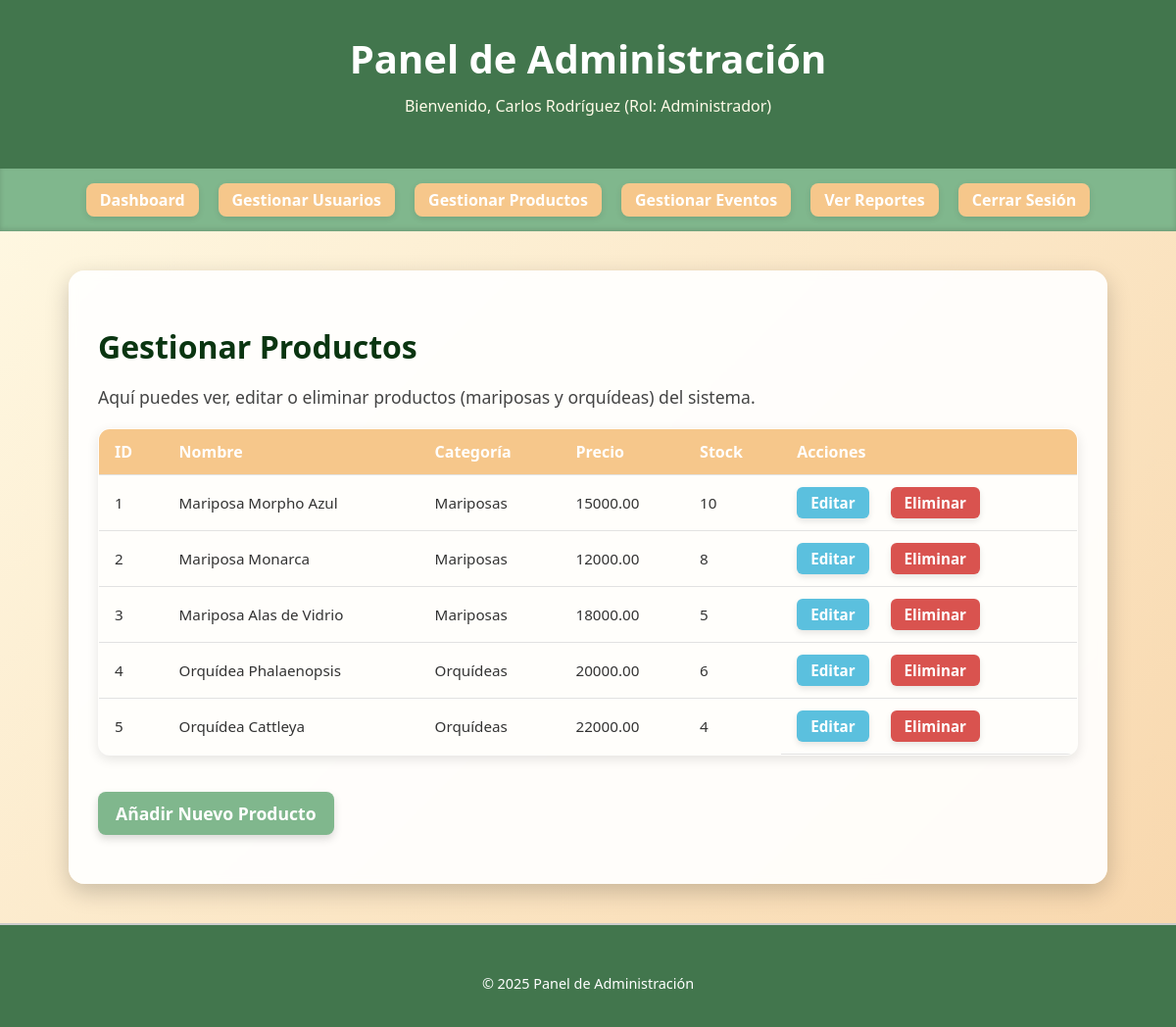
The app's page /Proyecto-Mariposario/admin/products.php (signed in) with its own data.
### tables this page shows
CREATE TABLE Producto (
    ID_Producto INT PRIMARY KEY AUTO_INCREMENT,
    Nombre VARCHAR(100),
    Categoria VARCHAR(100),
    Descripcion VARCHAR(300),
    Precio DECIMAL(10,2),
    Stock INT,
    Imagen_URL TEXT,
    Fecha_Reposicion DATE,
    Notificar_Disponibilidad BOOLEAN
);

### Proyecto-Mariposario/admin/products.php (the view, shortened to what this page needs)
<?php
include '../DB.php';
$products_query = "SELECT ID_Producto, Nombre, Categoria, Descripcion, Precio, Stock, Imagen_URL
                   FROM Producto";
$products = [];
try {
    if (isset($conn) && $conn instanceof mysqli) {
        $products_result = $conn->query($products_query);
        if ($products_result) {
            while ($row = $products_result->fetch_assoc()) {
                $products[] = $row;
            }
        } else {
            throw new Exception("Error en la consulta SQL: " . $conn->error);
        }
    } else {
        throw new Exception("Error: La conexión a la base de datos no está disponible o no es MySQLi.");
    }
} catch (Exception $e) {
    error_log("Error al obtener productos: " . $e->getMessage());
    echo "<p style='color: red;'>Error al cargar los productos: " . htmlspecialchars($e->getMessage()) . "</p>";
}
?>
<!DOCTYPE html>
<html lang="es">
<head>
    <link rel="stylesheet" href="../css/admin_styles.css">
</head>
<body>
    <header class="admin-header">
        <h1>Panel de Administración</h1>
        <p>Bienvenido, <?php echo htmlspecialchars($_SESSION['user_name']); ?> (Rol: <?php echo htmlspecialchars($_SESSION['role_name'] ?? 'Desconocido'); ?>)</p>
    </header>
    <nav class="admin-nav">
        <ul>
            <li><a href="dashboard.php">Dashboard</a></li>
            <li><a href="users.php">Gestionar Usuarios</a></li>
            <li><a href="products.php">Gestionar Productos</a></li>
            <li><a href="eventoAdmin.php">Gestionar Eventos</a></li>
            <li><a href="reports.php">Ver Reportes</a></li>
            <li><a href="../logout.php">Cerrar Sesión</a></li>
        </ul>
    </nav>
    <main class="admin-content">
        <h2>Gestionar Productos</h2>
        <p>Aquí puedes ver, editar o eliminar productos (mariposas y orquídeas) del sistema.</p>
        <?php if (!empty($products)): ?>
            <table>
                <thead>
                    <tr>
                        <th>ID</th>
                        <th>Nombre</th>
                        <th>Categoría</th>
                        <th>Precio</th>
                        <th>Stock</th>
                        <th>Acciones</th>
                    </tr>
                </thead>
                <tbody>
                    <?php foreach ($products as $product): ?>
                        <tr>
                            <td><?php echo htmlspecialchars($product['ID_Producto']); ?></td>
                            <td><?php echo htmlspecialchars($product['Nombre']); ?></td>
                            <td><?php echo htmlspecialchars($product['Categoria']); ?></td>
                            <td><?php echo htmlspecialchars($product['Precio']); ?></td>
                            <td><?php echo htmlspecialchars($product['Stock']); ?></td>
                            <td class="action-links">
                                <a class="btn-edit" href="edit_product.php?id=<?php echo $product['ID_Producto']; ?>">Editar</a>
                                <a class="btn-delete" href="delete_product.php?id=<?php echo $product['ID_Producto']; ?>" onclick="return confirm('¿Estás seguro de que quieres eliminar este producto?');">Eliminar</a>
                            </td>
                        </tr>
                    <?php endforeach; ?>
                </tbody>
            </table>
        <?php else: ?>
            <p>No hay productos registrados.</p>
        <?php endif; ?>
        <p><a href="add_product.php">Añadir Nuevo Producto</a></p>
    </main>
    <footer>
        <p style="text-align: center; margin-top: 30px; color: #ffffff;">&copy; <?php echo date("Y"); ?> Panel de Administración</p>
    </footer>
</body>
</html>

### Proyecto-Mariposario/css/admin_styles.css (style rules this page uses)
body { font-family: 'Segoe UI', Tahoma, Geneva, Verdana, sans-serif; margin: 0; padding: 0; background: linear-gradient(135deg, #FFFBE7 0%, #f8d6ab 100%); color: #333; }
.admin-header { background-color: #42764D; color: #ffffff; padding: 2rem; text-align: center; border-bottom: 5px solid #42764D; box-shadow: 0 6px 12px rgba(0,0,0,0.25); }
.admin-header h1 { margin: 0; font-size: 2.5rem; }
.admin-header p { margin-top: 10px; font-size: 1rem; color: #fffbe8; }
.admin-nav { background-color: #80B78D; padding: 1.3rem 0; box-shadow: inset 0 -2px 5px rgba(0,0,0,0.15); }
.admin-nav ul { display: flex; justify-content: center; flex-wrap: wrap; list-style: none; padding: 0; margin: 0; }
.admin-nav li { margin: 0 10px; }
.admin-nav a { text-decoration: none; color: white; padding: 6px 14px; border-radius: 8px; background-color: #f6c78b; transition: background 0.3s, transform 0.2s; font-weight: 600; box-shadow: 0 2px 6px rgba(0,0,0,0.1); }
.admin-content { background-color: #ffffffea; margin: 40px auto; padding: 30px; max-width: 1000px; border-radius: 16px; box-shadow: 0 8px 24px rgba(0,0,0,0.2); backdrop-filter: blur(4px); }
.admin-content h2 { font-size: 2rem; margin-bottom: 15px; color: #0a3511; }
.admin-content p { font-size: 1.1rem; color: #444; margin-bottom: 20px; }
footer { text-align: center; padding: 20px 0; font-size: 0.9rem; color: #333; background-color: #42764D; margin-top: 40px; border-top: 2px solid #ccc; }
.admin-content table { width: 100%; border-collapse: collapse; margin-top: 20px; border: 1px solid #ccc; background-color: #fffefc; border-radius: 12px; overflow: hidden; box-shadow: 0 4px 12px rgba(0,0,0,0.1); }
.admin-content th, .admin-content td { padding: 12px 16px; text-align: left; border-bottom: 1px solid #e2e2e2; }
.admin-content th { background-color: #f6c78b; color: #ffffff; font-weight: bold; font-size: 1rem; }
.admin-content td { font-size: 0.95rem; color: #333; background-color: #fffefb; }
.action-links a { text-decoration: none; color: #42764D; font-weight: 600; margin-right: 12px; transition: color 0.2s; }
.admin-content a[href*="add_product.php"] { display: inline-block; margin-top: 20px; background-color: #80B78D; color: #ffffff; padding: 10px 18px; border-radius: 8px; font-weight: bold; text-decoration: none; transition: background 0.3s, transform 0.2s; box-shadow: 0 4px 8px rgba(0,0,0,0.15); }
.action-links { display: flex; gap: 12px; }
.action-links .btn-edit, .action-links .btn-delete { padding: 6px 14px; border-radius: 6px; font-weight: bold; text-decoration: none; color: white; transition: background 0.3s, transform 0.2s; box-shadow: 0 3px 6px rgba(0,0,0,0.1); }
.action-links .btn-edit { background-color: #5bc0de; }
.action-links .btn-delete { background-color: #d9534f; }
.action-links { display: flex; gap: 10px; }
.action-links a { padding: 6px 12px; border-radius: 6px; font-weight: bold; text-decoration: none; transition: background-color 0.3s ease, transform 0.2s ease; box-shadow: 0 2px 6px rgba(0,0,0,0.1); }

### records on screen
producto: ID_Producto "1", Nombre "Mariposa Morpho Azul", Categoria "Mariposas", Precio "15000.00", Stock "10"
producto: ID_Producto "2", Nombre "Mariposa Monarca", Categoria "Mariposas", Precio "12000.00", Stock "8"
producto: ID_Producto "3", Nombre "Mariposa Alas de Vidrio", Categoria "Mariposas", Precio "18000.00", Stock "5"
producto: ID_Producto "4", Nombre "Orquídea Phalaenopsis", Categoria "Orquídeas", Precio "20000.00", Stock "6"
producto: ID_Producto "5", Nombre "Orquídea Cattleya", Categoria "Orquídeas", Precio "22000.00", Stock "4"

### other values on screen
$_SESSION['user_name'] "Carlos Rodríguez"
$_SESSION['role_name'] "Administrador"
